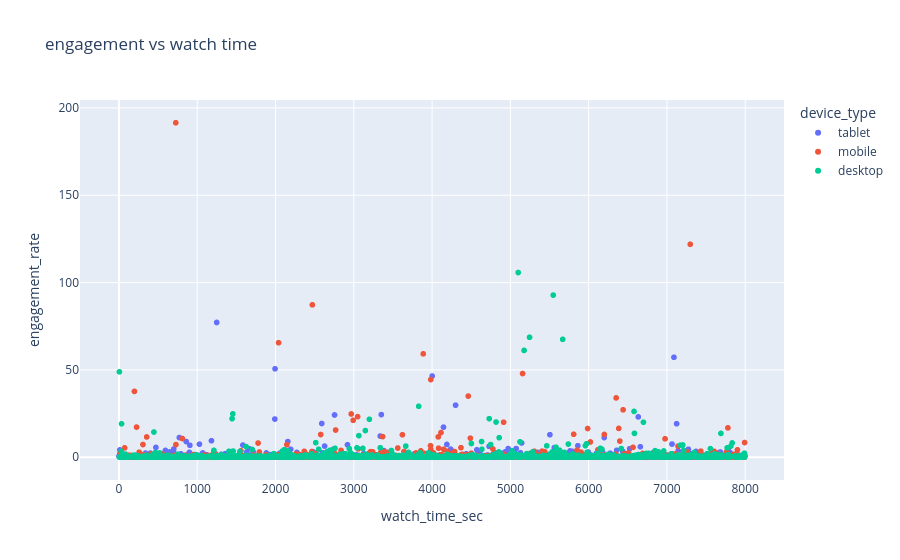

Write notebook code for a chart like this one.
### Code cell
import plotly.express as px
fig = px.scatter(df,x='watch_time_sec',y='engagement_rate',color='device_type',hover_data=['likes'],title='engagement vs watch time')
fig.show()

### Figure 1 — Plotly figure (JSON) as saved in the notebook; plotly's stock layout.template omitted (floating-point values rounded to 4 significant figures; data arrays with more than 128 entries replaced by an {"elided": "..."} marker saying what was removed)
{"data": [{"customdata": {"elided": "1658x1 float values"}, "hovertemplate": "device_type=tablet<br>watch_time_sec=%{x}<br>engagement_rate=%{y}<br>likes=%{customdata[0]}<extra></extra>", "legendgroup": "tablet", "marker": {"color": "#636efa", "symbol": "circle"}, "mode": "markers", "name": "tablet", "showlegend": true, "type": "scattergl", "x": {"elided": "1658 int values"}, "xaxis": "x", "y": {"elided": "1658 float values"}, "yaxis": "y"}, {"customdata": {"elided": "1684x1 float values"}, "hovertemplate": "device_type=mobile<br>watch_time_sec=%{x}<br>engagement_rate=%{y}<br>likes=%{customdata[0]}<extra></extra>", "legendgroup": "mobile", "marker": {"color": "#EF553B", "symbol": "circle"}, "mode": "markers", "name": "mobile", "showlegend": true, "type": "scattergl", "x": {"elided": "1684 int values"}, "xaxis": "x", "y": {"elided": "1684 float values"}, "yaxis": "y"}, {"customdata": {"elided": "1658x1 float values"}, "hovertemplate": "device_type=desktop<br>watch_time_sec=%{x}<br>engagement_rate=%{y}<br>likes=%{customdata[0]}<extra></extra>", "legendgroup": "desktop", "marker": {"color": "#00cc96", "symbol": "circle"}, "mode": "markers", "name": "desktop", "showlegend": true, "type": "scattergl", "x": {"elided": "1658 int values"}, "xaxis": "x", "y": {"elided": "1658 float values"}, "yaxis": "y"}], "layout": {"legend": {"title": {"text": "device_type"}, "tracegroupgap": 0}, "title": {"text": "engagement vs watch time"}, "xaxis": {"anchor": "y", "domain": [0, 1], "title": {"text": "watch_time_sec"}}, "yaxis": {"anchor": "x", "domain": [0, 1], "title": {"text": "engagement_rate"}}}}
